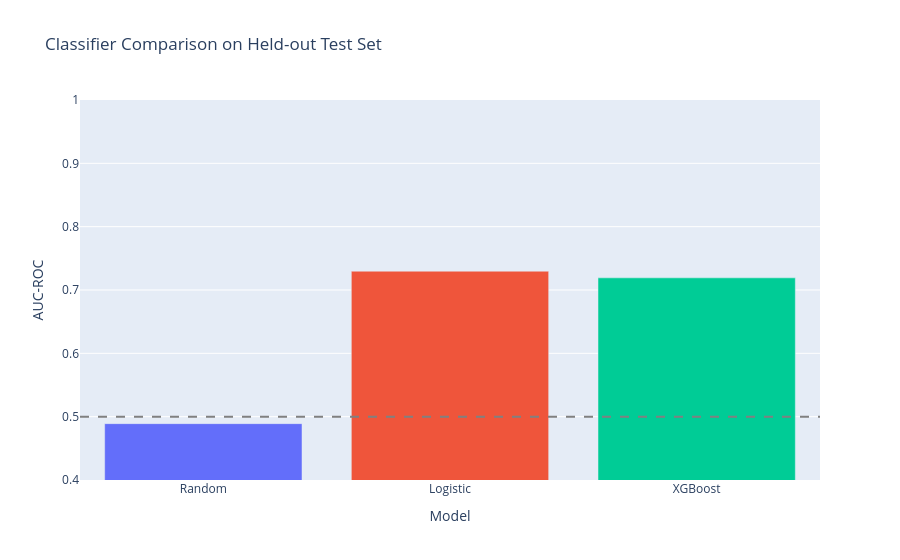

The notebook cell saved with this chart:
### Markdown cell above
## 1) Classifier Baseline Comparison (`classifier.py` context)

Reasoning:
- Random baseline checks minimum signal.
- Logistic baseline checks linear separability.
- Trained XGBoost should outperform both.

### Code cell
baselines = {}

dummy = DummyClassifier(strategy="stratified", random_state=42)
dummy.fit(X_train, y_train)
baselines["Random"] = roc_auc_score(y_test, dummy.predict_proba(X_test)[:, 1])

lr = Pipeline([
    ("scaler", StandardScaler()),
    ("lr", LogisticRegression(max_iter=600, random_state=42)),
])
lr.fit(X_train, y_train)
baselines["Logistic"] = roc_auc_score(y_test, lr.predict_proba(X_test)[:, 1])

clf_model, clf_meta = load_model()
xgb_probs = clf_model.predict_proba(X_test)[:, 1]
baselines["XGBoost"] = roc_auc_score(y_test, xgb_probs)

fig = px.bar(
    x=list(baselines.keys()),
    y=list(baselines.values()),
    color=list(baselines.keys()),
    labels={"x": "Model", "y": "AUC-ROC"},
    title="Classifier Comparison on Held-out Test Set",
)
fig.add_hline(y=0.5, line_dash="dash", line_color="gray")
fig.update_layout(showlegend=False, yaxis_range=[0.4, 1.0])
fig.show()

for name, score in baselines.items():
    print(f"{name:<10} AUC-ROC: {score:.4f}")

### Figure 1 — Plotly figure (JSON) as saved in the notebook; plotly's stock layout.template omitted (floating-point values rounded to 4 significant figures)
{"data": [{"alignmentgroup": "True", "hovertemplate": "color=Random<br>Model=%{x}<br>AUC-ROC=%{y}<extra></extra>", "legendgroup": "Random", "marker": {"color": "#636efa", "pattern": {"shape": ""}}, "name": "Random", "offsetgroup": "Random", "orientation": "v", "showlegend": true, "textposition": "auto", "x": ["Random"], "xaxis": "x", "y": [0.489], "yaxis": "y", "type": "bar"}, {"alignmentgroup": "True", "hovertemplate": "color=Logistic<br>Model=%{x}<br>AUC-ROC=%{y}<extra></extra>", "legendgroup": "Logistic", "marker": {"color": "#EF553B", "pattern": {"shape": ""}}, "name": "Logistic", "offsetgroup": "Logistic", "orientation": "v", "showlegend": true, "textposition": "auto", "x": ["Logistic"], "xaxis": "x", "y": [0.7297], "yaxis": "y", "type": "bar"}, {"alignmentgroup": "True", "hovertemplate": "color=XGBoost<br>Model=%{x}<br>AUC-ROC=%{y}<extra></extra>", "legendgroup": "XGBoost", "marker": {"color": "#00cc96", "pattern": {"shape": ""}}, "name": "XGBoost", "offsetgroup": "XGBoost", "orientation": "v", "showlegend": true, "textposition": "auto", "x": ["XGBoost"], "xaxis": "x", "y": [0.7192], "yaxis": "y", "type": "bar"}], "layout": {"xaxis": {"anchor": "y", "domain": [0.0, 1.0], "title": {"text": "Model"}}, "yaxis": {"anchor": "x", "domain": [0.0, 1.0], "title": {"text": "AUC-ROC"}, "range": [0.4, 1.0]}, "legend": {"title": {"text": "color"}, "tracegroupgap": 0}, "title": {"text": "Classifier Comparison on Held-out Test Set"}, "barmode": "relative", "shapes": [{"line": {"color": "gray", "dash": "dash"}, "type": "line", "x0": 0, "x1": 1, "xref": "x domain", "y0": 0.5, "y1": 0.5, "yref": "y"}], "showlegend": false}}
